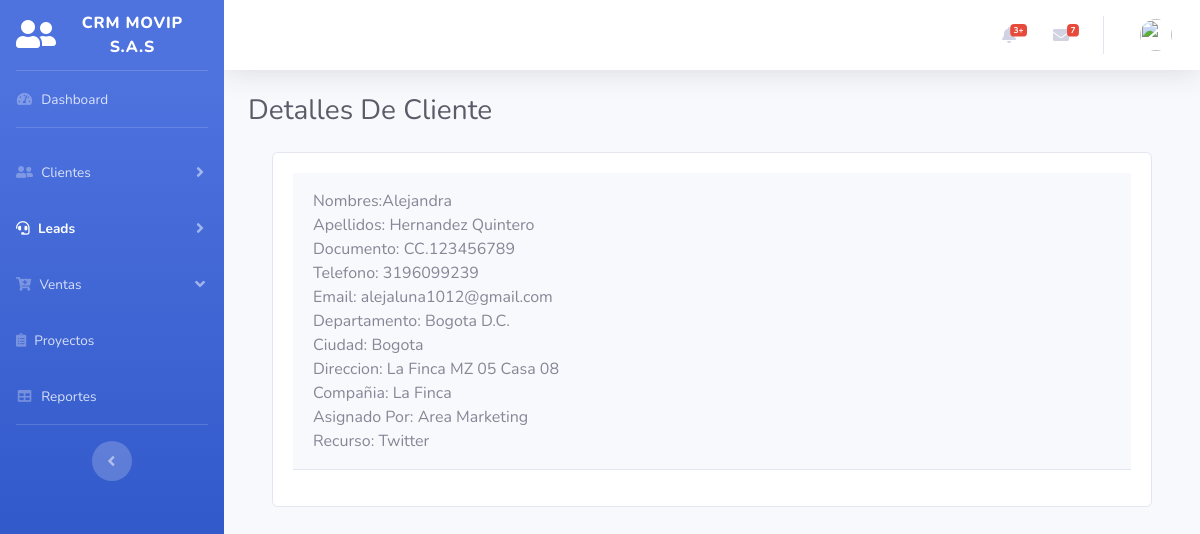
Screenshot of /vercliente.php?id=32 (signed in) with the database file from the repository.
### tables this page shows
CREATE TABLE `leads` (
  `id_lead` int(10) NOT NULL,
  `nombre_lead` varchar(50) NOT NULL,
  `segundo_nombre_lead` varchar(50) NOT NULL,
  `primer_apellido_lead` varchar(50) NOT NULL,
  `segundo_apellido_lead` varchar(50) NOT NULL,
  `tipodocumento_lead` varchar(100) NOT NULL,
  `documento_lead` int(20) NOT NULL,
  `telefono_lead` bigint(100) NOT NULL,
  `email_lead` varchar(50) NOT NULL,
  `departamento_lead` varchar(100) NOT NULL,
  `ciudad_lead` varchar(30) NOT NULL,
  `direccion_lead` varchar(100) NOT NULL,
  `estado_lead` int(20) NOT NULL,
  `compañia_lead` varchar(100) NOT NULL,
  `asignado_lead` varchar(30) NOT NULL,
  `comentario_lead` text NOT NULL,
  `recurso_lead` varchar(50) NOT NULL
);

### vercliente.php (the view, shortened to what this page needs)
<?php
include("conlead.php");
$tipo_usuario = $_SESSION['tipo_usuario'];
$id = $_GET['id'];
?>
<!DOCTYPE html>
<html lang="en">
<head>
  <link href="vendor/fontawesome-free/css/all.min.css" rel="stylesheet" type="text/css">
  <link href="css/sb-admin-2.min.css" rel="stylesheet">
</head>
<body id="page-top">
  <div id="wrapper">
    <ul class="navbar-nav bg-gradient-primary sidebar sidebar-dark accordion" id="accordionSidebar">
      <a class="sidebar-brand d-flex align-items-center justify-content-center" href="principal.php">
        <div class="sidebar-brand-icon">
          <i class="fas fa-user-friends"></i>
        </div>
        <div class="sidebar-brand-text mx-3">CRM Movip S.A.S</div>
      </a>
      <hr class="sidebar-divider my-0">
      <li class="nav-item inactive">
        <a class="nav-link" href="principal.php">
          <i class="fas fa-fw fa-tachometer-alt"></i>
          <span>Dashboard</span></a>
      </li>
      <hr class="sidebar-divider">
      <?php if ($tipo_usuario == 1) { ?>
        <li class="nav-item">
          <a class="nav-link collapsed" href="#" data-toggle="collapse" data-target="#collapseTwo" aria-expanded="true" aria-controls="collapseTwo">
            <i class="fas fa-user-friends"></i>
            <span>Clientes</span>
          </a>
        </li>
        <li class="nav-item active">
          <a class="nav-link collapsed" href="#" data-toggle="collapse" data-target="#collapseUtilities" aria-expanded="true" aria-controls="collapseUtilities">
            <i class="fas fa-headset"></i>
            <span>Leads</span>
          </a>
        </li>
        <li class="nav-item">
          <a class="nav-link" href="#" data-toggle="collapse" data-target="#collapsePages" aria-expanded="true" aria-controls="collapsePages">
            <i class=" fas fa-cart-plus"></i></i>
            <span>Ventas</span>
          </a>
        </li>
        <li class="nav-item">
          <a class="nav-link" href="charts.html">
            <i class="fas fa-clipboard-list "></i>
            <span>Proyectos</span></a>
        </li>
        <li class="nav-item">
          <a class="nav-link" href="tables.html">
            <i class="fas fa-fw fa-table"></i>
            <span>Reportes</span></a>
        </li>
      <?php } ?>
      <hr class="sidebar-divider d-none d-md-block">
      <div class="text-center d-none d-md-inline">
        <button class="rounded-circle border-0" id="sidebarToggle"></button>
      </div>
    </ul>
    <div id="content-wrapper" class="d-flex flex-column">
      <div id="content">
        <nav class="navbar navbar-expand navbar-light bg-white topbar mb-4 static-top shadow">
          <ul class="navbar-nav ml-auto">
            <li class="nav-item dropdown no-arrow mx-1">
              <a class="nav-link dropdown-toggle" href="#" id="alertsDropdown" role="button" data-toggle="dropdown" aria-haspopup="true" aria-expanded="false">
                <i class="fas fa-bell fa-fw"></i>
                <span class="badge badge-danger badge-counter">3+</span>
              </a>
            </li>
            <li class="nav-item dropdown no-arrow mx-1">
              <a class="nav-link dropdown-toggle" href="#" id="messagesDropdown" role="button" data-toggle="dropdown" aria-haspopup="true" aria-expanded="false">
                <i class="fas fa-envelope fa-fw"></i>
                <span class="badge badge-danger badge-counter">7</span>
              </a>
            </li>
            <li class="nav-item dropdown no-arrow">
              <a class="nav-link dropdown-toggle" href="#" id="userDropdown" role="button" data-toggle="dropdown" aria-haspopup="true" aria-expanded="false">
                <img class="img-profile rounded-circle" src="https://source.unsplash.com/QAB-WJcbgJk/60x60">
              </a>
            </li>
          </ul>
        </nav>
        <div class="container-fluid">
          <div class="d-sm-flex align-items-center justify-content-between mb-4">
            <h1 class="h3 mb-0 text-gray-800">Detalles De Cliente</h1>
          </div>
          <fieldset>
            <div class="container p-8">
              <div class="group">
                <div class="card card-body">
                  <div class="form-group" id="responsive-form">
                    <fieldset>
                      <div class="card-header py-3">
                        <?php
                        $sql = "SELECT * FROM crmpry.leads WHERE id_lead = '$id'";
                        $result = mysqli_query($conexion2, $sql);
                        while ($mostrar = mysqli_fetch_array($result)) {
                          echo "Nombres:";
                          echo $mostrar['nombre_lead'], ' ', $mostrar['segundo_nombre_lead'];
                          echo '<br>';
                          echo "Apellidos:    ";
                          echo $mostrar['primer_apellido_lead'], ' ', $mostrar['segundo_apellido_lead'];
                          echo '<br>';
                          echo "Documento: ";
                          echo $mostrar['tipodocumento_lead'], '.', $mostrar['documento_lead'];
                          echo '<br>';
                          echo "Telefono: ";
                          echo $mostrar['telefono_lead'];
                          echo '<br>';
                          echo "Email: ";
                          echo $mostrar['email_lead'];
                          echo '<br>';
                          echo "Departamento: ";
                          echo $mostrar['departamento_lead'];
                          echo '<br>';
                          echo "Ciudad: ";
                          echo $mostrar['ciudad_lead'];
                          echo '<br>';
                          echo "Direccion: ";
                          echo $mostrar['direccion_lead'];
                          echo '<br>';
                          echo "Compañia: ";
                          echo $mostrar['compañia_lead'];
                          echo '<br>';
                          echo "Asignado Por: ";
                          echo $mostrar['asignado_lead'];
                          echo '<br>';
                          echo "Recurso: ";
                          echo $mostrar['recurso_lead'];
                        }
                        ?>
                      </div>
                  </div>
                </div>
              </div>
            </div>
            <br>
        </div>
</body>
</html>

### rows the page displays
leads: nombre_lead "Alejandra", primer_apellido_lead "Hernandez", segundo_apellido_lead "Quintero", tipodocumento_lead "CC", documento_lead "123456789", telefono_lead "3196099239", email_lead "alejaluna1012@gmail.com", departamento_lead "Bogota D.C.", ciudad_lead "Bogota", direccion_lead "La Finca MZ 05 Casa 08", compañia_lead "La Finca", asignado_lead "Area Marketing", recurso_lead "Twitter"
